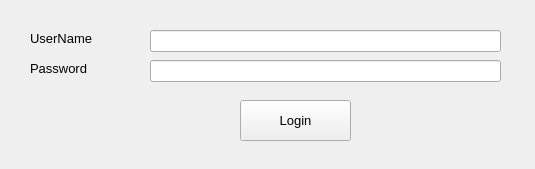
<?xml version="1.0" encoding="UTF-8"?>
<ui version="4.0">
 <class>Form</class>
 <widget class="QWidget" name="Form">
  <property name="geometry">
   <rect>
    <x>0</x>
    <y>0</y>
    <width>535</width>
    <height>169</height>
   </rect>
  </property>
  <property name="windowTitle">
   <string>Form</string>
  </property>
  <widget class="QLabel" name="label">
   <property name="geometry">
    <rect>
     <x>30</x>
     <y>30</y>
     <width>91</width>
     <height>16</height>
    </rect>
   </property>
   <property name="font">
    <font>
     <pointsize>10</pointsize>
    </font>
   </property>
   <property name="text">
    <string>UserName</string>
   </property>
  </widget>
  <widget class="QLabel" name="label_2">
   <property name="geometry">
    <rect>
     <x>30</x>
     <y>60</y>
     <width>81</width>
     <height>16</height>
    </rect>
   </property>
   <property name="font">
    <font>
     <pointsize>10</pointsize>
    </font>
   </property>
   <property name="text">
    <string>Password</string>
   </property>
  </widget>
  <widget class="QLineEdit" name="username_edit">
   <property name="geometry">
    <rect>
     <x>150</x>
     <y>30</y>
     <width>351</width>
     <height>22</height>
    </rect>
   </property>
  </widget>
  <widget class="QLineEdit" name="password_edit">
   <property name="geometry">
    <rect>
     <x>150</x>
     <y>60</y>
     <width>351</width>
     <height>22</height>
    </rect>
   </property>
  </widget>
  <widget class="QPushButton" name="pushButton">
   <property name="geometry">
    <rect>
     <x>240</x>
     <y>100</y>
     <width>111</width>
     <height>41</height>
    </rect>
   </property>
   <property name="font">
    <font>
     <pointsize>10</pointsize>
    </font>
   </property>
   <property name="text">
    <string>Login</string>
   </property>
  </widget>
 </widget>
 <resources/>
 <connections/>
</ui>
